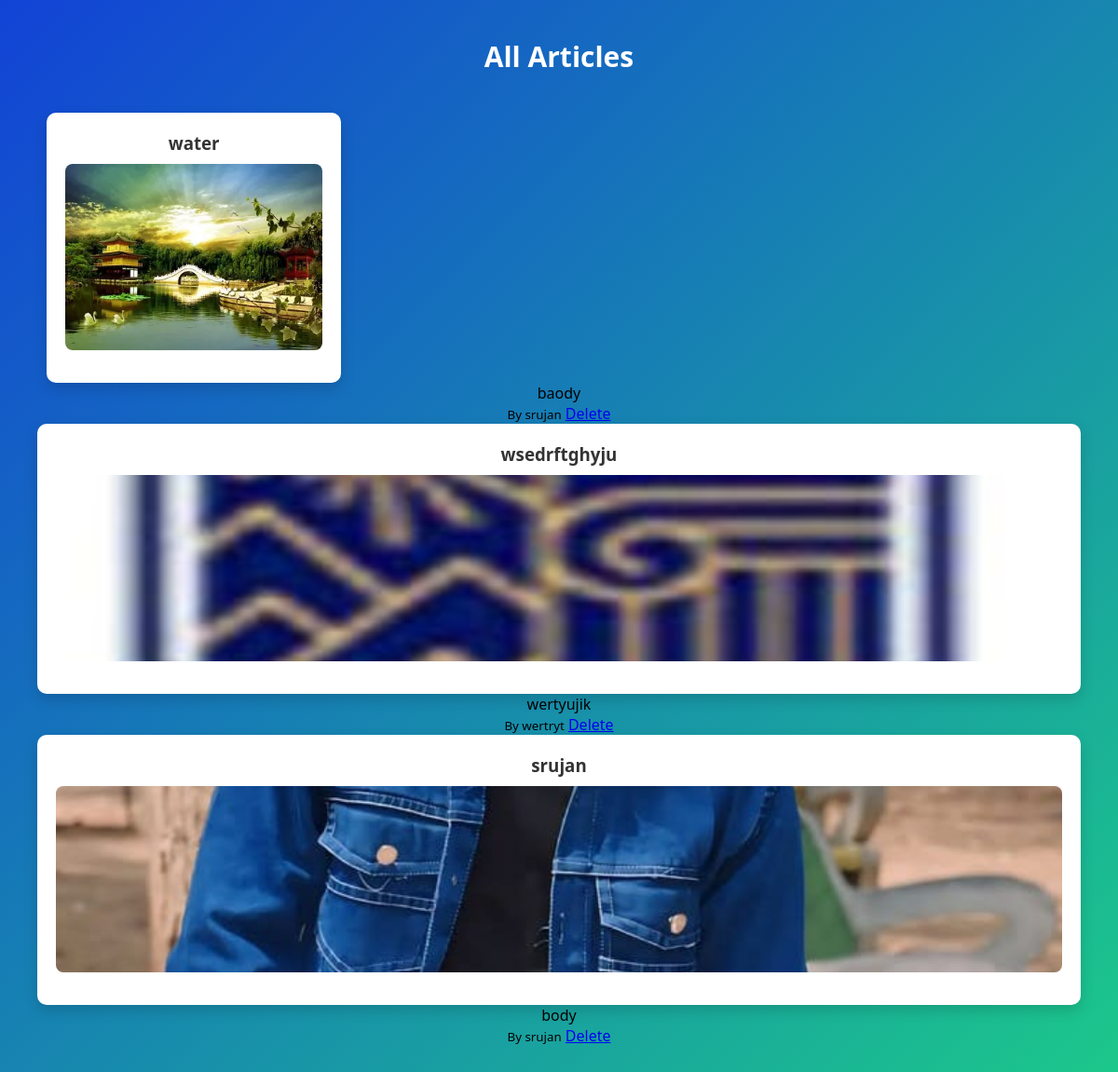
The app's page /app2/articles/ with its own data.
### articles/models.py (models this page shows, shortened)
class articles(models.Model):
    title = models.CharField(max_length=200,blank=True, null=True)
    image = models.ImageField(upload_to='articles/', blank=True, null=True)
    body = models.TextField(blank=True, null=True)
    author = models.CharField(max_length=100, default='Admin',blank=True, null=True)

### articles/views.py (the view)
# urls.py: path('app2/articles/', create, name='create'),
def create(request):
    articles_list = articles.objects.all()
    return render(request, 'articles.html', {'articles': articles_list})

### templates/articles.html (shortened to what this page needs)
{% load static %}
<!DOCTYPE html>
<html>
<head>
 <link rel="stylesheet" href="{% static 'articles.css' %}">
</head>
<body>
<center>
    <h2>All Articles</h2>
<div class="articles-container">
{% for article in articles %}
<div class="article-card">
        <h3>{{ article.title }}</h3>
        {% if article.image %}
            <img src="{{ article.image.url }}" width="200">
</div>
        {% endif %}
</div>
        <p>{{ article.body }}</p>
        <small>By {{ article.author }}</small>
        <a href="{% url 'delete_article' article.id %}"
   onclick="return confirm('Are you sure?');">
   Delete
</a>
{% empty %}
    <p>No articles found.</p>
{% endfor %}
    </center>
</body>
</html>

### static/articles.css (style rules this page uses)
* { margin: 0; padding: 0; box-sizing: border-box; }
body { font-family: 'Segoe UI', Tahoma, sans-serif; background: linear-gradient(135deg, #1243d6, #1cc88a); padding: 40px; }
h2 { text-align: center; margin-bottom: 40px; color: white; font-size: 30px; }
.articles-container { display: flex; grid-template-columns: repeat(2, 1fr); gap: 25px; max-width: 1100px; margin: auto; }
.article-card { background: white; padding: 20px; border-radius: 10px; box-shadow: 0 6px 15px rgba(0,0,0,0.15); transition: 0.3s ease; }
.article-card h3 { margin-bottom: 10px; color: #333; }
.article-card img { width: 100%; height: 200px; object-fit: cover; border-radius: 8px; margin-bottom: 10px; }

### records on screen
articles: title "water", image (picture), body "baody", author "srujan"
articles: title "wsedrftghyju", image (picture), body "wertyujik", author "wertryt"
articles: title "srujan", image (picture), body "body", author "srujan"
